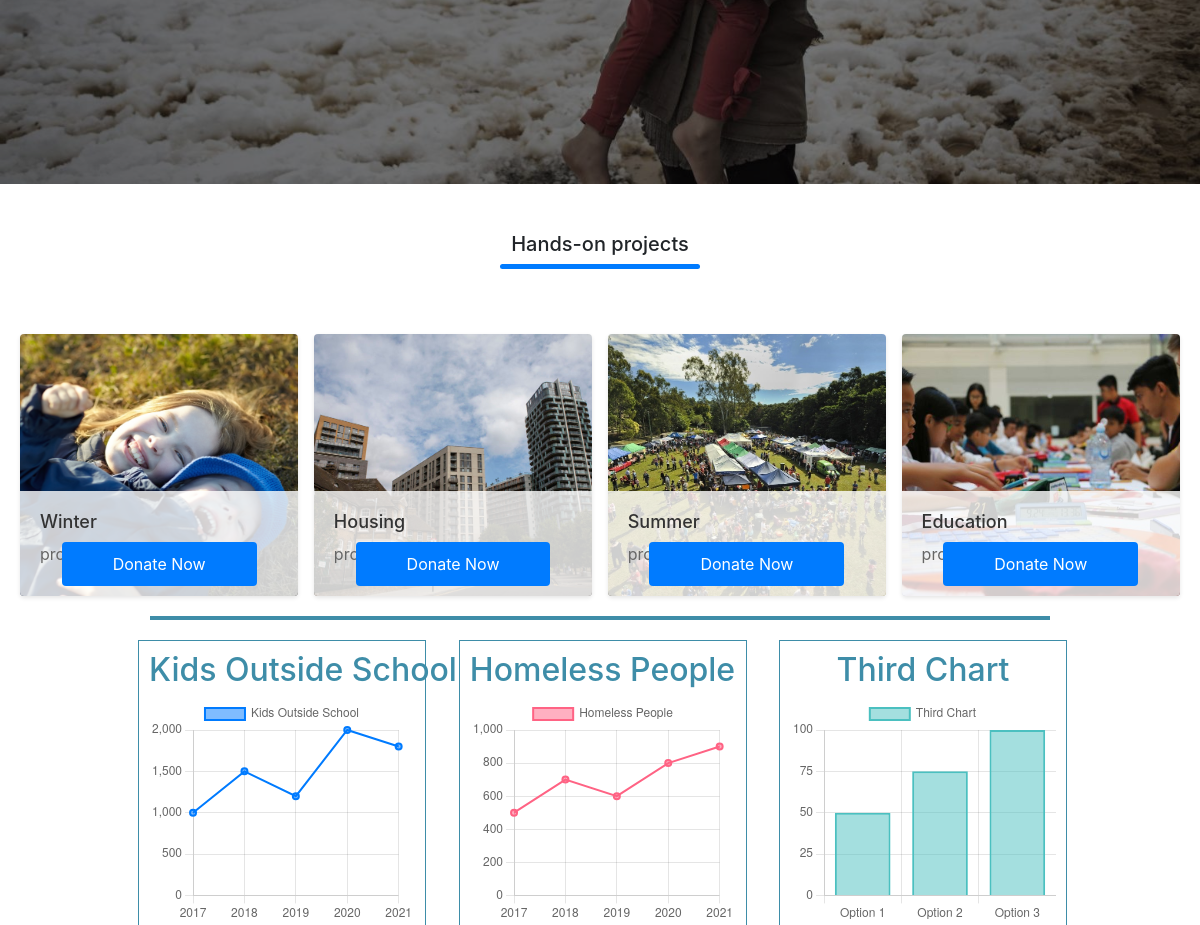
The app's page / (middle part), older data.
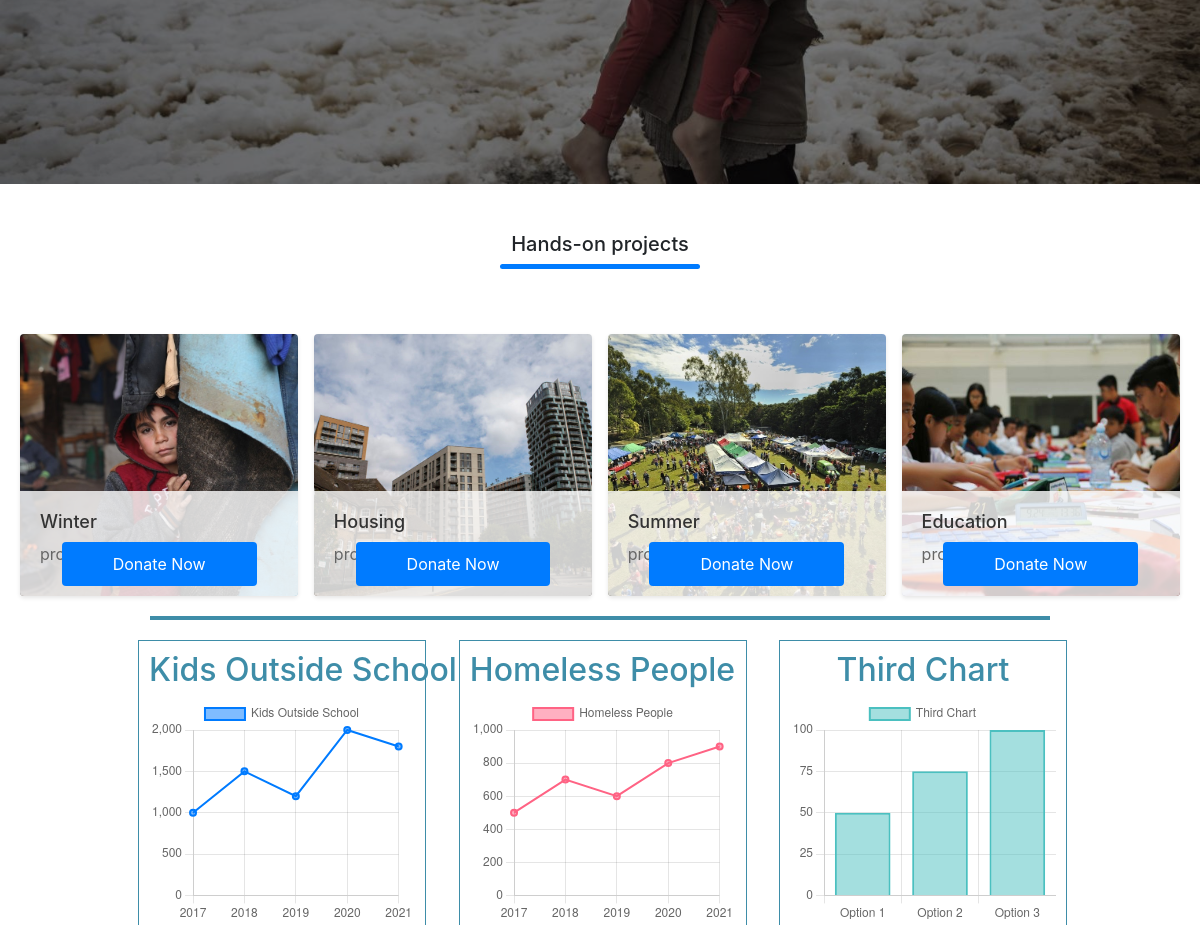
The same page, newer data.
### app1/models.py (models this page shows, shortened)
class Program(models.Model):
    program_name = models.CharField(max_length=40)
    program_description = models.CharField(max_length=400)
    program_summary = models.CharField(max_length=200, default='Default Value')
    program_image = models.ImageField(upload_to='images/')
    budget = models.IntegerField()
    start_date = models.DateField()
    end_date = models.DateField()
    raised = models.IntegerField(default=0)
    program_challenge = models.CharField(max_length=2000, default='Default Value')
    program_objective = models.CharField(max_length=2000, default='Default Value')
    program_plan = models.CharField(max_length=2000, default='Default Value')

### app1/views.py (the view)
# urls.py: 2. Add a URL to urlpatterns:  path('', views.home, name='home')
def home(request):
    registration_success = request.session.pop('registration_success', False)
    donation_success = request.session.pop('donation_success', False)
    programs = Program.objects.all()  # Retrieve the programs data from the database
    context = {
        'registration_success': registration_success,
        'donation_success': donation_success,
        'programs': programs
    }
    return render(request, 'pages/home.html', context)

### templates/pages/home.html (shortened to what this page needs)
<!DOCTYPE html>
<html lang="en">
<head>
    <link rel="stylesheet" href="https://stackpath.bootstrapcdn.com/bootstrap/4.5.2/css/bootstrap.min.css">
</head>
<body>
{% block content %}
{% include 'components/slider.html' %}
<p class="title1">Hands-on projects</p>
{% include 'components/cards.html' %}
{% include 'components/statistics.html' %}
{% include 'components/footer.html' %}
{% endblock %}
</body>
</html>

### templates/components/cards.html (shortened to what this page needs)
<!DOCTYPE html>
<html>
<head>
</head>
<body>
<div class="charity-container">
    {% for program in programs %}
    <div class="charity-card" style="background-image: url('{{ program.program_image.url }}');">
        <div class="charity-info">
            <h2>{{ program.program_name }}</h2>
            <p>{{ program.program_summary }}</p>
            <a class="donate-button" href="{% url 'donate' %}">Donate Now</a>
        </div>
    </div>
    {% endfor %}
</div>
</body>
</html>

Row changes from the older to the newer data that the page shows:
changed Program "Winter": program_image: a different picture
